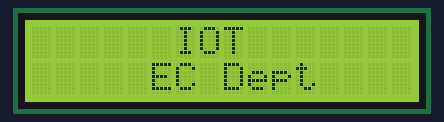
This sketch was run on a simulated Arduino Uno, built with avr-gcc and run on an emulated ATmega328P. On the bench: 16×2 character LCD.

Above: at 0.1 s.
At 2.1 s:
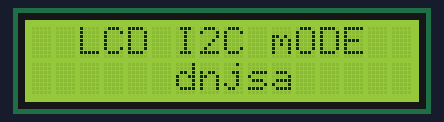

Measured:
- what the display in image 1 shows lasts 0.5 s, from 2.1 s to 2.6 s

The sketch:

lcdshow.ino
```cpp
#include <LiquidCrystal_I2C.h>
#include <wire.h>

LiquidCrystal_I2C lcd(0x27, 16, 2);
void setup(){
  lcd.init();
  lcd.backlight();
}

void loop(){
  lcd.clear();
  lcd.setCursor(6,0);
  lcd.print("IOT");
  lcd.setCursor(5,1);
  lcd.print("EC Dept");
  delay(2000);

  lcd.clear();
  lcd.setCursor(2,0);
  lcd.print("LCD I2C mODE");
  lcd.setCursor(6,1);
  lcd.print("dnjsa");
  delay(500);
}
```
